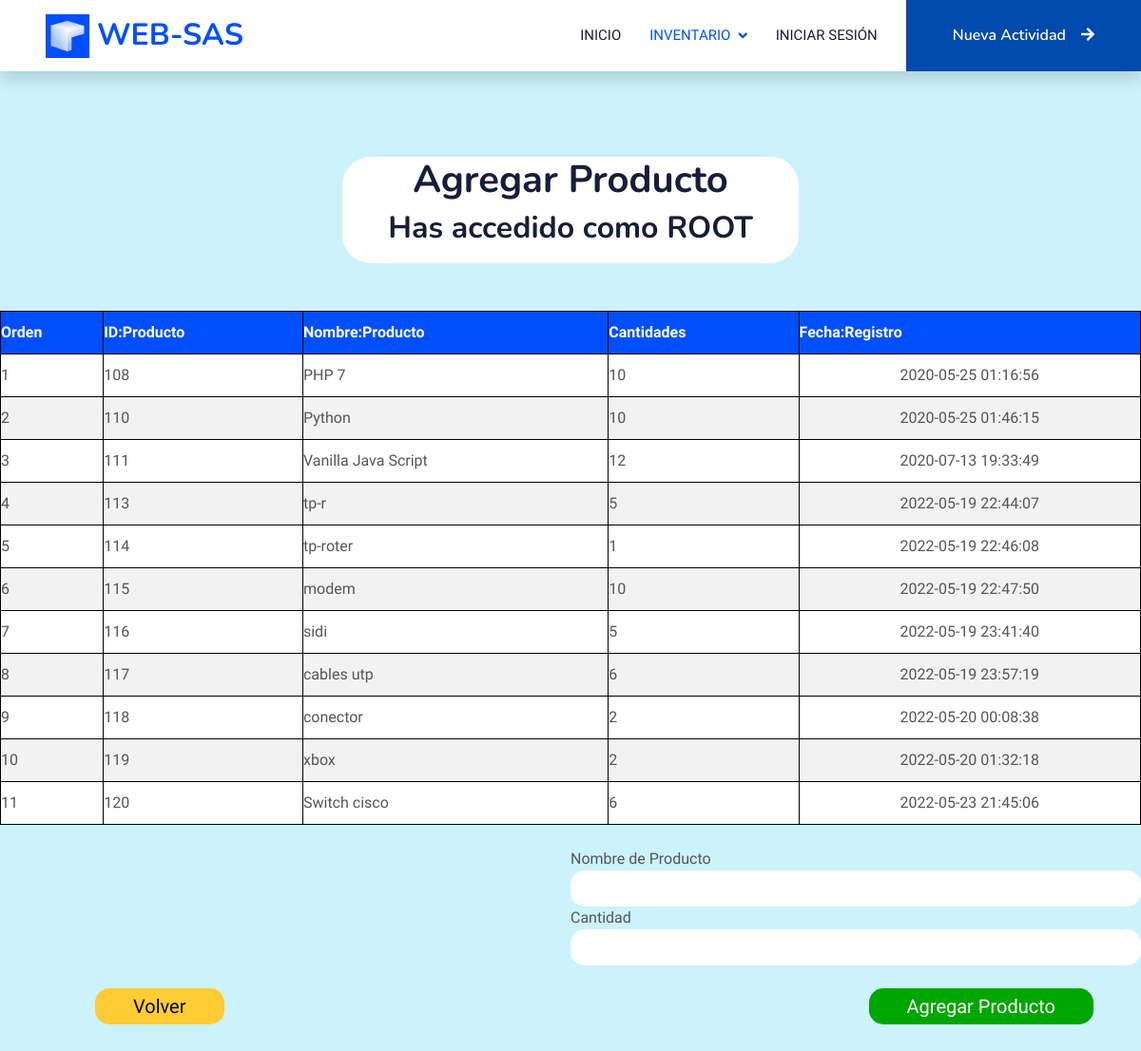
Screenshot of /addlist.php with the database file from the repository.
### tables this page shows
CREATE TABLE `product` (
  `id` int(11) NOT NULL,
  `proname` varchar(100) NOT NULL,
  `amount` varchar(100) NOT NULL,
  `time` timestamp NOT NULL DEFAULT current_timestamp()
);

### database.php (called while the page is built, shortened)
<?php
$username = 'root';
?>

### addlist.php (the view, shortened to what this page needs)
<?php
require 'database.php';
$sql_fetch_todos = "SELECT * FROM product ORDER BY id ASC";
$query = mysqli_query($connn, $sql_fetch_todos);
?>
<!doctype html>
<html lang="en">
<head>
    <link href="https://cdnjs.cloudflare.com/ajax/libs/font-awesome/5.10.0/css/all.min.css" rel="stylesheet">
    <link href="https://cdn.jsdelivr.net/npm/bootstrap-icons@1.4.1/font/bootstrap-icons.css" rel="stylesheet">
    <link href="lib/animate/animate.min.css" rel="stylesheet">
    <link href="lib/owlcarousel/assets/owl.carousel.min.css" rel="stylesheet">
    <link href="css/bootstrap.min.css" rel="stylesheet">
    <link href="css/style.css" rel="stylesheet">
</head>
<body>
    <nav class="navbar navbar-expand-lg bg-white navbar-light shadow sticky-top p-0">
        <a href="pagina_principal.php" class="navbar-brand d-flex align-items-center px-4 px-lg-5">
            <img src="media/icono.ico" alt="" height="46">
            <h2 class="m-2 text-primary">WEB-SAS</h2>
        </a>
        <div class="collapse navbar-collapse" id="navbarCollapse">
            <div class="navbar-nav ms-auto p-4 p-lg-0">
                <a href="pagina_principal.php" class="nav-item nav-link ">Inicio</a>
                <div class="nav-item dropdown">
                    <a href="#" class="nav-link dropdown-toggle active" data-bs-toggle="dropdown">Inventario</a>
                </div>
                <div class="nav-item dropdown">
                    <?php if(!empty($user)): ?>
                        <a href="#" class="nav-link dropdown-toggle" data-bs-toggle="dropdown"> Hola: <?= $user['name']; ?></a>
                        <div class="dropdown-menu fade-down m-0">
                            <a href="my-account.php" class="dropdown-item">Mi cuenta</a>
                            <a href="signup.php" class="dropdown-item">Agregar Cuenta</a>
                            <a href="#" class="dropdown-item">Ajustes</a>
                            <a href="logout.php" class="dropdown-item">Cerrar Sesión</a>
                        </div>
                    </a>
                    <?php else: ?>
                        <a href="login.php" class="nav-item nav-link ">Iniciar Sesión</a>
                    <?php endif; ?>
                </div>
            </div>
            <a href="#" class="btn btn-primary py-4 px-lg-5 d-none d-lg-block">Nueva Actividad<i class="fa fa-arrow-right ms-3"></i></a>
        </div>
    </nav>
    <div class="container1">
        <h1>Agregar Producto</h1>
        <h2>Has accedido como <?php echo $str = strtoupper($username) ?></h2>
    </div>
    <div class="table-product">
        <table>
            <thead class="thead-dark">
                <tr>
                <th scope="col">Orden</th>
                <th scope="col">ID:Producto</th>
                <th scope="col">Nombre:Producto</th>
                <th scope="col">Cantidades</th>
                <th scope="col">Fecha:Registro</th>
                </tr>
            </thead>
            <tbody>
                <?php
                $idpro = 1;
                while ($row = mysqli_fetch_array($query)) { ?>
                    <tr>
                        <td scope="row"><?php echo $idpro ?></td>
                        <td><?php echo $row['id'] ?></td>
                        <td><?php echo $row['proname'] ?></td>
                        <td><?php echo $row['amount'] ?></td>
                        <td class="timeregis"><?php echo $row['time'] ?></td>
                    </tr>
                <?php
                    $idpro++;
                } ?>
            </tbody>
        </table>
        <br>
        <div class="addproduct">
            <form method="POST" action="addlist.php">
                <div class="form-group">
                    <label for="exampleInputEmail1">Nombre de Producto</label>
                    <br>
                    <input type="text" class="form-control" name="name" required>
                </div>
                <div class="form-group">
                    <label for="exampleInputPassword1">Cantidad</label>
                    <br>
                    <input type="number" class="form-control" name="amount" required> </div> <br>
                <div class="form-button">
                    <button type="submit" class="modify" style="float:right">Agregar Producto</button>
                    <a name="" id="" class="return" href="list.php" role="button" style="float:left">Volver</a>
                </div>
            </form>
        </div>
    </div>
</body>
</html>

### css/style.css (style rules this page uses)
:root { --primary: #004fff; --light: #F0FBFC; --dark: #181d38; }
.btn { font-family: 'Nunito', sans-serif; font-weight: 600; transition: .5s; }
.btn.btn-primary, .btn.btn-secondary { color: #FFFFFF; }
.navbar .dropdown-toggle::after { border: none; content: "\f107"; font-family: "Font Awesome 5 Free"; font-weight: 900; vertical-align: middle; margin-left: 8px; }
.navbar-light .navbar-nav .nav-link { margin-right: 30px; padding: 25px 0; color: #FFFFFF; font-size: 15px; text-transform: uppercase; outline: none; }
.navbar-light .navbar-nav .nav-link:hover, .navbar-light .navbar-nav .nav-link.active { color: var(--primary); }
.navbar-light .navbar-brand, .navbar-light a.btn { height: 75px; }
.navbar-light .navbar-nav .nav-link { color: var(--dark); font-weight: 500; }
.navbar-light.sticky-top { top: -100px; transition: .5s; }

### addlist.php (style rules this page uses)
body { background-color: #CCF2FC; }
.container1 { margin: 90px auto; margin-bottom: 50px; border-radius: 30px; text-align: center; background-color: white; width: 40%; padding-bottom: 10px; }
table th, tr, td { border: 1px solid black; border-collapse: collapse; padding: 10px 0px 10px 0px; }
table { width: 100%; }
th { color: white; background-color: #004fff; }
tr { background-color: white; }
tr:nth-child(even) { background-color: #f2f2f2; }
.timeregis { text-align: center; }
.form-group { margin-left: 600px; }
[type=text], [type=number] { font-family: "Mitr", sans-serif; border-radius: 15px; border: transparent; padding: 7px 200px 7px 5px; }
.return { border-radius: 15px; background-color: #ffcc33; color: black; text-decoration: none; padding: 4px 40px 4px 40px; margin: 0px 0px 50px 100px; font-size: 20px; transition: 0.5s; }
.modify { border-radius: 15px; border: transparent; color: white; padding: 4px 40px 4px 40px; margin: 0px 50px 50px 100px; font-size: 20px; border-collapse: collapse; background-color: #00A600; font-family: "Mitr", sans-serif; transition: 0.5s; }

### rows the page displays
product: id "108", proname "PHP 7", amount "10", time "2020-05-25 01:16:56"
product: id "110", proname "Python", amount "10", time "2020-05-25 01:46:15"
product: id "111", proname "Vanilla Java Script", amount "12", time "2020-07-13 19:33:49"
product: id "113", proname "tp-r", amount "5", time "2022-05-19 22:44:07"
product: id "114", proname "tp-roter", amount "1", time "2022-05-19 22:46:08"
product: id "115", proname "modem", amount "10", time "2022-05-19 22:47:50"
product: id "116", proname "sidi", amount "5", time "2022-05-19 23:41:40"
product: id "117", proname "cables utp", amount "6", time "2022-05-19 23:57:19"
product: id "118", proname "conector", amount "2", time "2022-05-20 00:08:38"
product: id "119", proname "xbox", amount "2", time "2022-05-20 01:32:18"
product: id "120", proname "Switch cisco", amount "6", time "2022-05-23 21:45:06"

### other values shown
$str = strtoupper($username) "ROOT"
